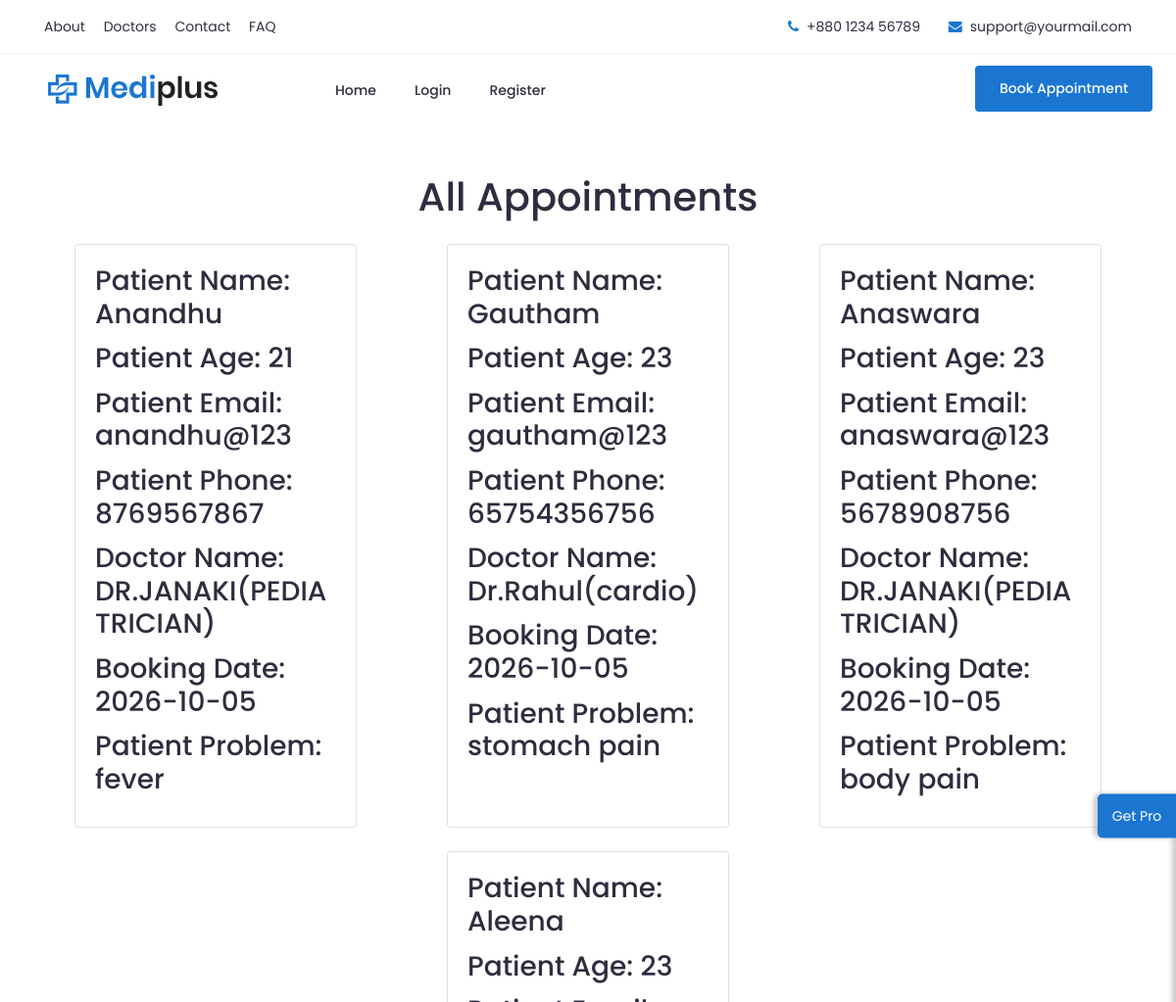
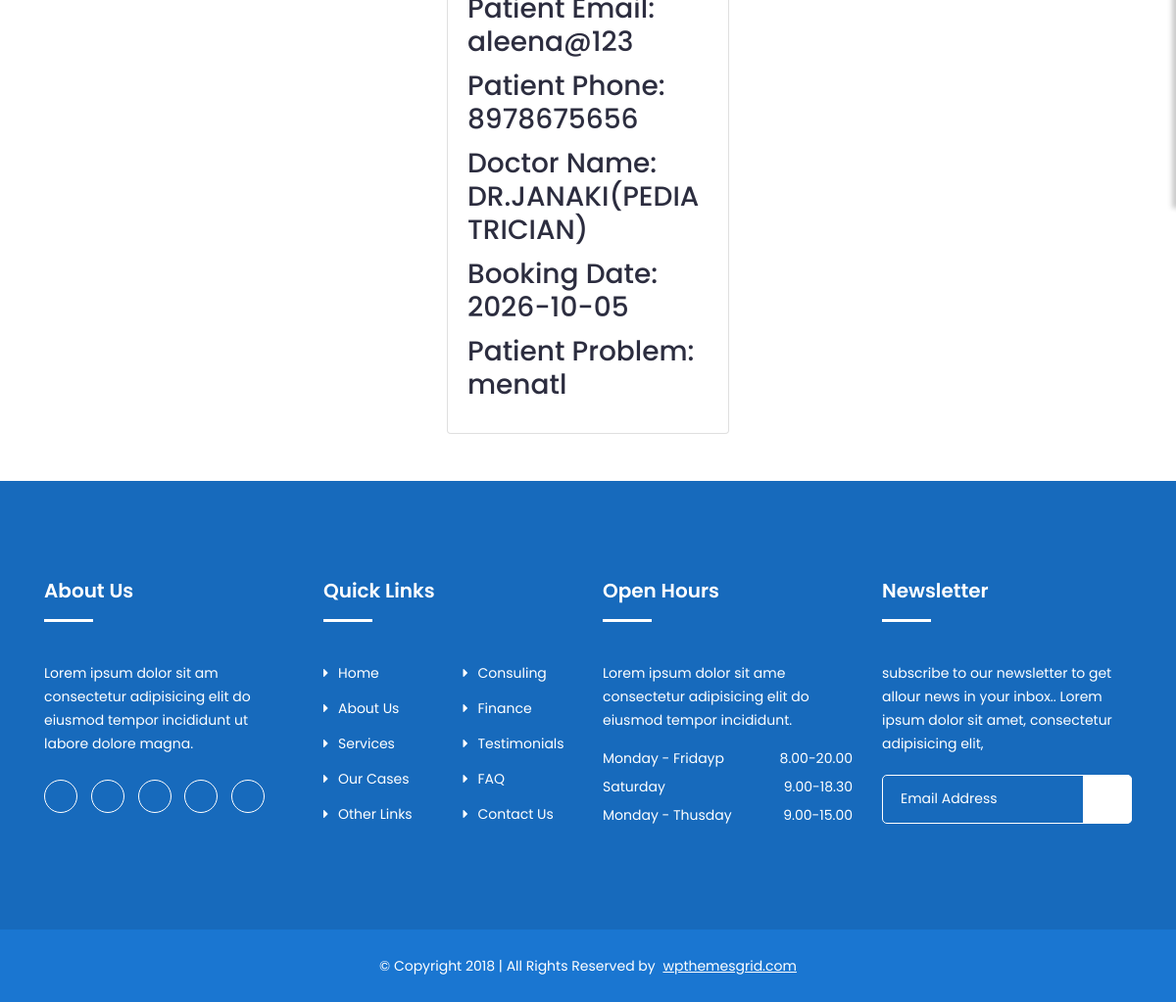
The app's page /adminapp_view with its own data (2 pictures, top to bottom).
### user_app/models.py (models this page shows)
class appointmentsinfo(models.Model):
    userid=models.CharField(max_length=12)
    patientname=models.CharField(max_length=200)
    patientage=models.IntegerField(max_length=200)
    patientemail=models.CharField(max_length=200)
    patientphone=models.IntegerField(max_length=200)
    docname=models.CharField(max_length=200)
    bookingdate=models.CharField(max_length=200)
    patientproblem=models.CharField(max_length=200)

### admin_app/views.py (the view)
# urls.py: path('adminapp_view',views.adminapp_view),
def adminapp_view(request):
    data=appointmentsinfo.objects.all()
    return render(request,'adminapp_view.html',{'result':data})

### templates/adminapp_view.html (shortened to what this page needs)
{% load static %}
{% include 'header.html' %}
<br><br>
<div class="container">
  <h1 class="text-center">All Appointments</h1>
  <br>
  <div class="row justify-content-center">
    {% for i in result %}
      <div class="col-md-4 d-flex justify-content-center mb-4">
        <div class="card" style="width: 18rem;">
          <div class="card-body">
            <h3 class="card-title">Patient Name: {{ i.patientname }}</h3>
            <h3 class="card-title">Patient Age: {{ i.patientage }}</h3>
            <h3 class="card-title">Patient Email: {{ i.patientemail }}</h3>
            <h3 class="card-title">Patient Phone: {{ i.patientphone }}</h3>
            <h3 class="card-title">Doctor Name: {{ i.docname }}</h3>
            <h3 class="card-title">Booking Date: {{ i.bookingdate }}</h3>
            <h3 class="card-title">Patient Problem: {{ i.patientproblem }}</h3>
          </div>
        </div>
      </div>
      {% endfor %}
  </div>
</div>
<br>
{% include 'footer.html' %}

### records on screen
appointmentsinfo: patientname "Anandhu", patientage "21", patientemail "anandhu@123", patientphone "8769567867", docname "DR.JANAKI(PEDIATRICIAN)", bookingdate "2026-10-05", patientproblem "fever"
appointmentsinfo: patientname "Gautham", patientage "23", patientemail "gautham@123", patientphone "65754356756", docname "Dr.Rahul(cardio)", bookingdate "2026-10-05", patientproblem "stomach pain"
appointmentsinfo: patientname "Anaswara", patientage "23", patientemail "anaswara@123", patientphone "5678908756", docname "DR.JANAKI(PEDIATRICIAN)", bookingdate "2026-10-05", patientproblem "body pain"
appointmentsinfo: patientname "Aleena", patientage "23", patientemail "aleena@123", patientphone "8978675656", docname "DR.JANAKI(PEDIATRICIAN)", bookingdate "2026-10-05", patientproblem "menatl"
